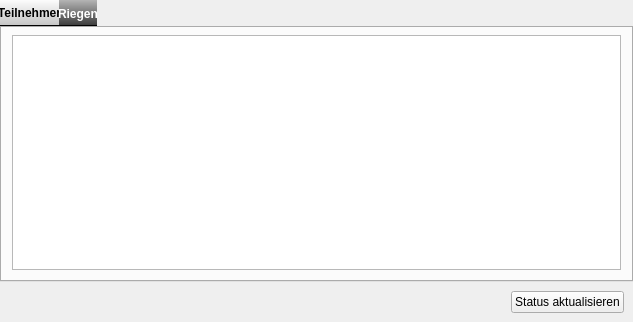
<?xml version="1.0" encoding="UTF-8"?>
<ui version="4.0">
 <class>StatusWidget</class>
 <widget class="QWidget" name="StatusWidget">
  <property name="geometry">
   <rect>
    <x>0</x>
    <y>0</y>
    <width>633</width>
    <height>322</height>
   </rect>
  </property>
  <property name="windowTitle">
   <string>Form</string>
  </property>
  <property name="windowIcon">
   <iconset resource="../resources/TurnFix.qrc">
    <normaloff>:/appicons/icon.png</normaloff>:/appicons/icon.png</iconset>
  </property>
  <property name="styleSheet">
   <string notr="true">QTabWidget {
        border:0;
}

QTabWidget::tab-bar {
        left:0;
}

QTabBar::tab {
        height:25px;
        border-bottom:1px solid #000000;
        background-color: qlineargradient(spread:pad, x1:0, y1:1, x2:0, y2:0, stop:0 rgba(57, 57, 57, 255), stop:1 rgba(180, 180, 180, 255));
        font-weight:bold;
        font-size:12px;
        color:#ffffff;
}

QTabBar::tab:Selected, QTabBar::tab:hover {
        color:#000000;
        background-color: qlineargradient(spread:pad, x1:0, y1:1, x2:0, y2:0, stop:0 rgba(196, 196, 196, 255), stop:1 rgba(252, 252, 252, 255));
}</string>
  </property>
  <layout class="QVBoxLayout" name="verticalLayout">
   <property name="spacing">
    <number>0</number>
   </property>
   <property name="leftMargin">
    <number>0</number>
   </property>
   <property name="topMargin">
    <number>0</number>
   </property>
   <property name="rightMargin">
    <number>0</number>
   </property>
   <property name="bottomMargin">
    <number>0</number>
   </property>
   <item>
    <widget class="ExtendedTabWidget" name="tabWidget_3">
     <property name="tabPosition">
      <enum>QTabWidget::North</enum>
     </property>
     <property name="currentIndex">
      <number>0</number>
     </property>
     <widget class="QWidget" name="tab_4">
      <attribute name="title">
       <string>Teilnehmer</string>
      </attribute>
      <layout class="QGridLayout" name="gridLayout_9">
       <property name="leftMargin">
        <number>12</number>
       </property>
       <property name="rightMargin">
        <number>12</number>
       </property>
       <property name="bottomMargin">
        <number>12</number>
       </property>
       <item row="0" column="0">
        <widget class="QTableView" name="tbl_status1">
         <property name="editTriggers">
          <set>QAbstractItemView::NoEditTriggers</set>
         </property>
         <property name="selectionMode">
          <enum>QAbstractItemView::NoSelection</enum>
         </property>
         <property name="sortingEnabled">
          <bool>true</bool>
         </property>
         <attribute name="verticalHeaderVisible">
          <bool>false</bool>
         </attribute>
         <attribute name="verticalHeaderDefaultSectionSize">
          <number>20</number>
         </attribute>
        </widget>
       </item>
      </layout>
     </widget>
     <widget class="QWidget" name="widget">
      <attribute name="title">
       <string>Riegen</string>
      </attribute>
      <layout class="QGridLayout" name="gridLayout_19">
       <property name="leftMargin">
        <number>12</number>
       </property>
       <property name="rightMargin">
        <number>12</number>
       </property>
       <property name="bottomMargin">
        <number>12</number>
       </property>
       <item row="0" column="0">
        <widget class="QTableView" name="tbl_status2">
         <property name="selectionMode">
          <enum>QAbstractItemView::NoSelection</enum>
         </property>
         <property name="sortingEnabled">
          <bool>true</bool>
         </property>
         <attribute name="verticalHeaderVisible">
          <bool>false</bool>
         </attribute>
         <attribute name="verticalHeaderDefaultSectionSize">
          <number>20</number>
         </attribute>
        </widget>
       </item>
      </layout>
     </widget>
    </widget>
   </item>
   <item>
    <widget class="QWidget" name="widget_2" native="true">
     <layout class="QHBoxLayout" name="horizontalLayout">
      <item>
       <spacer name="horizontalSpacer">
        <property name="orientation">
         <enum>Qt::Horizontal</enum>
        </property>
        <property name="sizeHint" stdset="0">
         <size>
          <width>40</width>
          <height>20</height>
         </size>
        </property>
       </spacer>
      </item>
      <item>
       <widget class="QPushButton" name="but_upstatus">
        <property name="sizePolicy">
         <sizepolicy hsizetype="Fixed" vsizetype="Fixed">
          <horstretch>0</horstretch>
          <verstretch>0</verstretch>
         </sizepolicy>
        </property>
        <property name="layoutDirection">
         <enum>Qt::RightToLeft</enum>
        </property>
        <property name="text">
         <string>Status aktualisieren</string>
        </property>
       </widget>
      </item>
     </layout>
    </widget>
   </item>
  </layout>
 </widget>
 <customwidgets>
  <customwidget>
   <class>ExtendedTabWidget</class>
   <extends>QTabWidget</extends>
   <header>src/widgets/subclasses/header/extendedtabwidget.h</header>
   <container>1</container>
  </customwidget>
 </customwidgets>
 <resources>
  <include location="../resources/TurnFix.qrc"/>
 </resources>
 <connections/>
</ui>
